Frame 1 (no input): blank canvas, image omitted
Frame 60 (the mouse pressed at the canvas centre just before this capture): blank canvas, image omitted
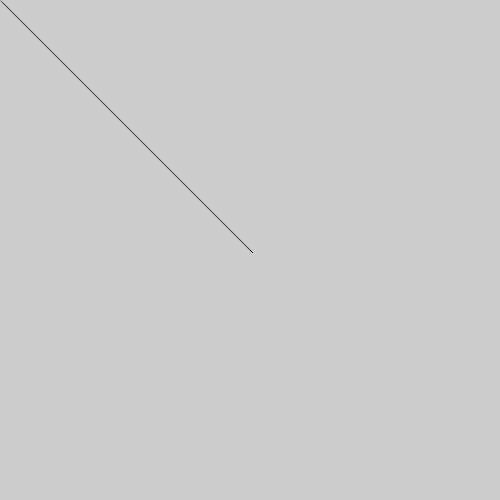
Frame 120 (the mouse held since frame 60 and released just before this capture)

The Processing sketch whose frames 1 and 60 were blank and that drew this single picture after the mouse press (run headless with seeded random() and noise(); from frame 60 on, the mouse is pressed at the canvas centre):

// Processing sketch: processing_11665
// ── processing_11665.pde

void setup() {
 size(500, 500);
 smooth();
}
 
void draw() {
 if(mousePressed == true){
    blurredLine(pmouseX, pmouseY, mouseX, mouseY);
 }
}
 
void blurredLine(float x1, float y1, float x2, float y2) {
 for(int i = 0 ; i < 4 ; i++){
   stroke(0, random(255));
   strokeWeight(random(0, 1));
   line(x1+i*0.8, y1+i*0.8, x2+i*0.8, y2+i*0.8);
 }
}
